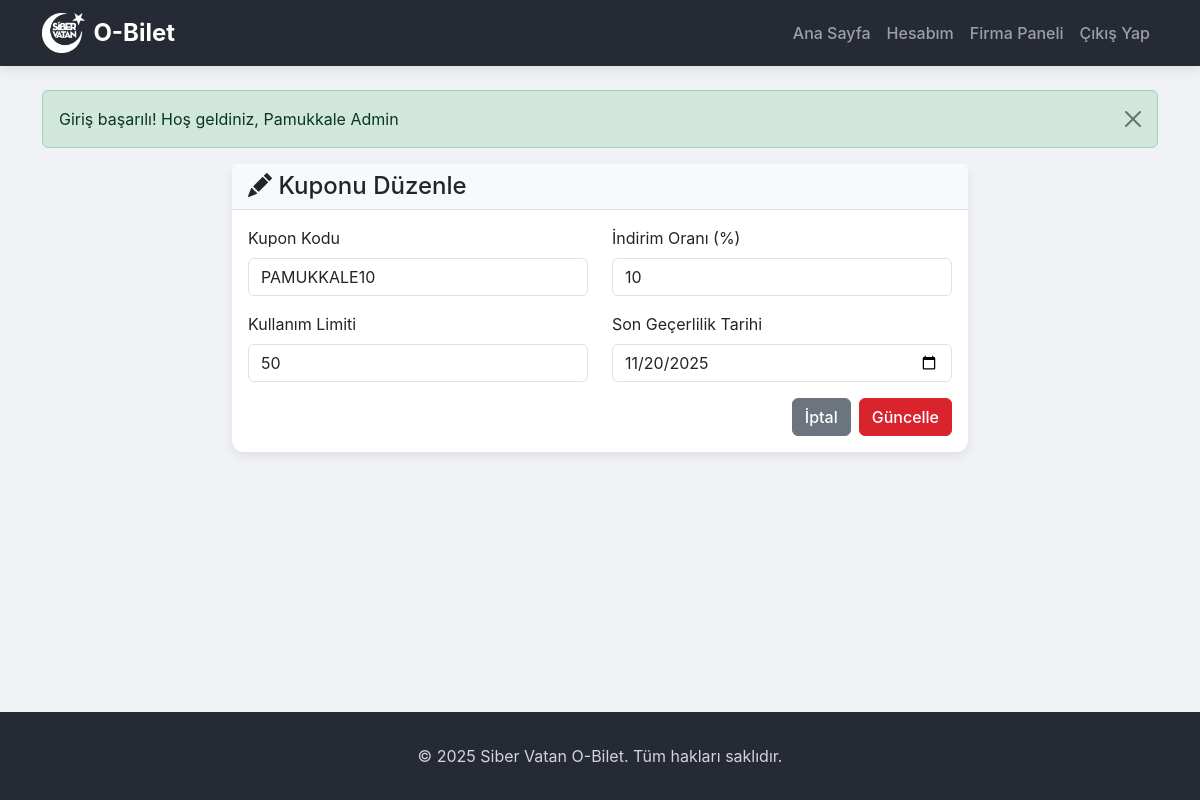
Screenshot of /public/company/editCoupon/48515b30-c8cc-439f-9fd2-2087952c3c16 (signed in) with the database file from the repository.
### tables this page shows
CREATE TABLE Coupons (
            id TEXT PRIMARY KEY,
            code TEXT UNIQUE NOT NULL,
            discount REAL NOT NULL, -- Oransal (örn: 0.10 for 10%) veya sabit
            usage_limit INTEGER NOT NULL DEFAULT 1,
            expire_date DATETIME NOT NULL,
            company_id TEXT, -- NULL ise global kupon
            created_at DATETIME DEFAULT CURRENT_TIMESTAMP,
            FOREIGN KEY (company_id) REFERENCES Bus_Company(id) ON DELETE SET NULL
        );

### src/Controllers/BaseController.php (called while the page is built, shortened)
<?php
class BaseController {
    public function __construct($pdo) {
        $this->pdo = $pdo;
    }
    protected function view($viewName, $data = []) {
        extract($data);
        require __DIR__ . "/../Views/{$viewName}.php";
        require __DIR__ . '/../Views/layout.php';
    }
}
?>

### public/index.php (called while the page is built, shortened)
<?php
require_once __DIR__ . '/../src/Controllers/BaseController.php';
require_once __DIR__ . '/../router.php';
?>

### src/Models/Coupon.php (called while the page is built, shortened)
<?php
class Coupon {
    private $pdo;
    public function __construct($pdo) {
        $this->pdo = $pdo;
    }
    public function findById($id) {
        $stmt = $this->pdo->prepare("SELECT * FROM Coupons WHERE id = ?");
        $stmt->execute([$id]);
        return $stmt->fetch(PDO::FETCH_ASSOC);
    }
}
?>

### src/Views/company/edit_coupon.php (the view)
<div class="row justify-content-center">
    <div class="col-md-8">
        <div class="card">
            <div class="card-header">
                <h4 class="mb-0"><i class="bi bi-pencil-fill"></i> Kuponu Düzenle</h4>
            </div>
            <div class="card-body">
                <?php if (isset($coupon)): ?>
                <form action="/sibervatanbilet/public/company/editCoupon/<?php echo $coupon['id']; ?>" method="POST">
                    <div class="row">
                        <div class="col-md-6 mb-3">
                            <label for="code" class="form-label">Kupon Kodu</label>
                            <input type="text" class="form-control" id="code" name="code" value="<?php echo htmlspecialchars($coupon['code']); ?>" required>
                        </div>
                        <div class="col-md-6 mb-3">
                            <label for="discount" class="form-label">İndirim Oranı (%)</label>
                            <input type="number" class="form-control" id="discount" name="discount" value="<?php echo htmlspecialchars($coupon['discount']); ?>" min="1" max="100" required>
                        </div>
                    </div>
                    <div class="row">
                        <div class="col-md-6 mb-3">
                            <label for="usage_limit" class="form-label">Kullanım Limiti</label>
                            <input type="number" class="form-control" id="usage_limit" name="usage_limit" value="<?php echo htmlspecialchars($coupon['usage_limit']); ?>" required>
                        </div>
                        <div class="col-md-6 mb-3">
                            <label for="expire_date" class="form-label">Son Geçerlilik Tarihi</label>
                            <input type="date" class="form-control" id="expire_date" name="expire_date" value="<?php echo date('Y-m-d', strtotime($coupon['expire_date'])); ?>" required>
                        </div>
                    </div>
                    <div class="d-flex justify-content-end">
                        <a href="/sibervatanbilet/public/company/coupons" class="btn btn-secondary me-2">İptal</a>
                        <button type="submit" class="btn btn-primary">Güncelle</button>
                    </div>
                </form>
                <?php else: ?>
                    <div class="alert alert-danger">Kupon bulunamadı.</div>
                <?php endif; ?>
            </div>
        </div>
    </div>
</div>

### public/css/style.css (style rules this page uses)
:root { --sv-primary: #252A34; --sv-secondary: #D9232D; --sv-blue: #007BFF; --sv-light: #f8f9fa; --sv-dark: #212529; --sv-success: #198754; --sv-danger: #dc3545; --sv-warning: #ffc107; --sv-white: #ffffff; --sv-body-bg: #f0f2f5; }
body { font-family: -apple-system, BlinkMacSystemFont, "Segoe UI", Roboto, "Helvetica Neue", Arial, sans-serif; background-color: var(--sv-body-bg); display: flex; flex-direction: column; min-height: 100vh; }
.btn { border-radius: 0.375rem; font-weight: 500; transition: all 0.2s ease-in-out; }
.btn-primary { background-color: var(--sv-secondary); border-color: var(--sv-secondary); }
.card { border: none; border-radius: 0.75rem; box-shadow: 0 4px 12px rgba(0, 0, 0, 0.08); transition: all 0.3s ease-in-out; }
.card-header { background-color: var(--sv-light); border-bottom: 1px solid #dee2e6; font-weight: 600; }

### rows the page displays
coupons: code "PAMUKKALE10", discount "10", usage_limit "50", expire_date "11/20/2025"

### other values shown
$_SESSION['flash_message'] "Giriş başarılı! Hoş geldiniz, Pamukkale Admin"
